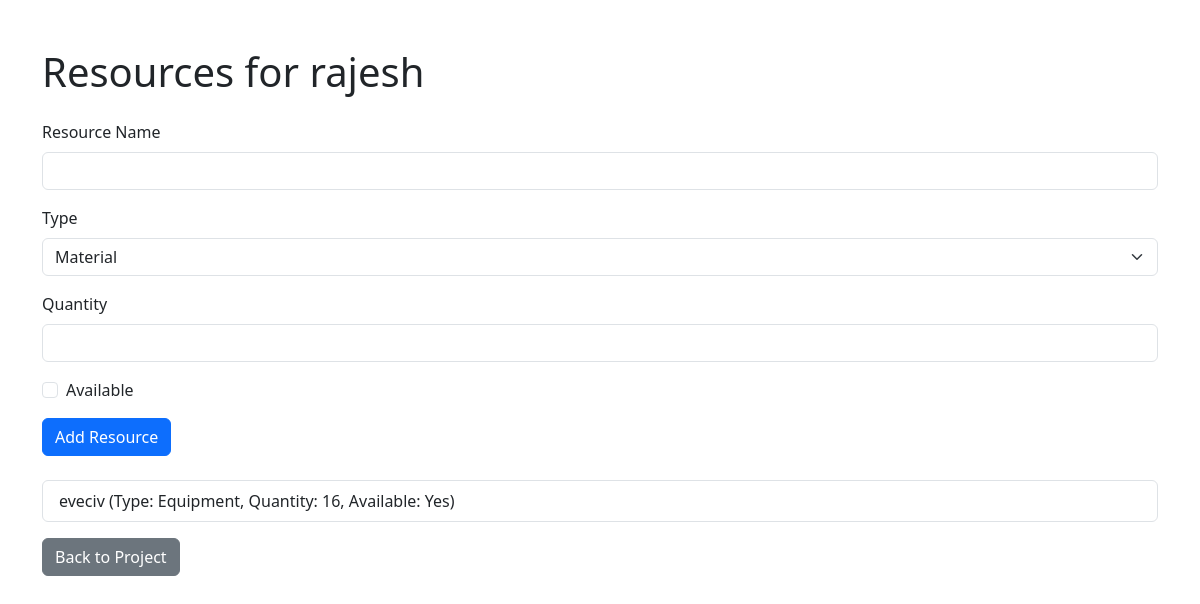
Screenshot of /projects/1/resources (signed in) with the database file from the repository.
### app.py (models this page shows, shortened)
class Project(db.Model):
    id = db.Column(db.Integer, primary_key=True)
    name = db.Column(db.String(100), nullable=False)
    description = db.Column(db.Text, nullable=True)
    start_date = db.Column(db.DateTime, nullable=False)
    end_date = db.Column(db.DateTime, nullable=False)
    status = db.Column(db.String(20), nullable=False, default='Initiated')  # Initiated, In Progress, On Hold, Execution Completed
    client_id = db.Column(db.Integer, db.ForeignKey('client.id'), nullable=False)
    tasks = db.relationship('Task', backref='project', lazy=True)
    assignments = db.relationship('Assignment', backref='project', lazy=True)
    timelogs = db.relationship('Timelog', backref='project', lazy=True)
    feedback = db.relationship('Feedback', backref='project', lazy=True)
    budgets = db.relationship('Budget', backref='project', lazy=True)
    schedules = db.relationship('Schedule', backref='project', lazy=True)
    meetings = db.relationship('Meeting', backref='project', lazy=True)
    milestones = db.relationship('Milestone', backref='project', lazy=True)
    risk_assessments = db.relationship('RiskAssessment', backref='project', lazy=True)
    status_updates = db.relationship('ProjectStatus', backref='project', lazy=True)
    resources = db.relationship('Resource', backref='project', lazy=True)
    progress_reports = db.relationship('ProgressReport', backref='project', lazy=True)
    files = db.relationship('File', backref='project', lazy=True)

class Resource(db.Model):
    id = db.Column(db.Integer, primary_key=True)
    project_id = db.Column(db.Integer, db.ForeignKey('project.id'), nullable=False)
    name = db.Column(db.String(100), nullable=False)
    resource_type = db.Column(db.String(20), nullable=False)  # Material, Equipment
    quantity = db.Column(db.Integer, nullable=False)
    availability = db.Column(db.Boolean, default=True)

### app.py (the view, shortened to what this page needs)
@app.route('/projects/<int:project_id>/resources', methods=['GET', 'POST'])
def project_resources(project_id):
    if 'user_id' not in session:
        flash('Please log in first', 'warning')
        return redirect(url_for('login'))
    project = Project.query.get_or_404(project_id)
    if not session.get('is_admin'):
        assignments = Assignment.query.filter_by(user_id=session['user_id'], project_id=project_id).first()
        if not assignments:
            flash('You do not have access to this project', 'danger')
            return redirect(url_for('projects'))
    resources = Resource.query.filter_by(project_id=project_id).all()
    return render_template('projects/resources.html', project=project, resources=resources)

### templates/projects/resources.html (shortened to what this page needs)
<!DOCTYPE html>
<html lang="en">
<head>
    <link href="https://cdn.jsdelivr.net/npm/bootstrap@5.3.0/dist/css/bootstrap.min.css" rel="stylesheet">
</head>
<body>
    <div class="container mt-5">
        <h1 class="mb-4">Resources for {{ project.name }}</h1>
        <form method="POST" action="{{ url_for('project_resources', project_id=project.id) }}">
            <div class="mb-3">
                <label for="name" class="form-label">Resource Name</label>
                <input type="text" class="form-control" id="name" name="name" required>
            </div>
            <div class="mb-3">
                <label for="resource_type" class="form-label">Type</label>
                <select class="form-select" id="resource_type" name="resource_type" required>
                    <option value="Material">Material</option>
                </select>
            </div>
            <div class="mb-3">
                <label for="quantity" class="form-label">Quantity</label>
                <input type="number" class="form-control" id="quantity" name="quantity" min="1" required>
            </div>
            <div class="mb-3 form-check">
                <input type="checkbox" class="form-check-input" id="availability" name="availability">
                <label class="form-check-label" for="availability">Available</label>
            </div>
            <button type="submit" class="btn btn-primary">Add Resource</button>
        </form>
        {% if resources %}
            <ul class="list-group mt-4">
                {% for resource in resources %}
                    <li class="list-group-item">
                        {{ resource.name }} (Type: {{ resource.resource_type }}, Quantity: {{ resource.quantity }}, Available: {{ 'Yes' if resource.availability else 'No' }})
                    </li>
                {% endfor %}
            </ul>
        {% else %}
            <p class="text-muted mt-4">No resources defined.</p>
        {% endif %}
        <a href="{{ url_for('project_details', project_id=project.id) }}" class="btn btn-secondary mt-3">Back to Project</a>
    </div>
</body>
</html>

### rows the page displays
Project: name "rajesh"
Resource: name "eveciv", resource_type "Equipment", quantity "16", availability "Yes"
